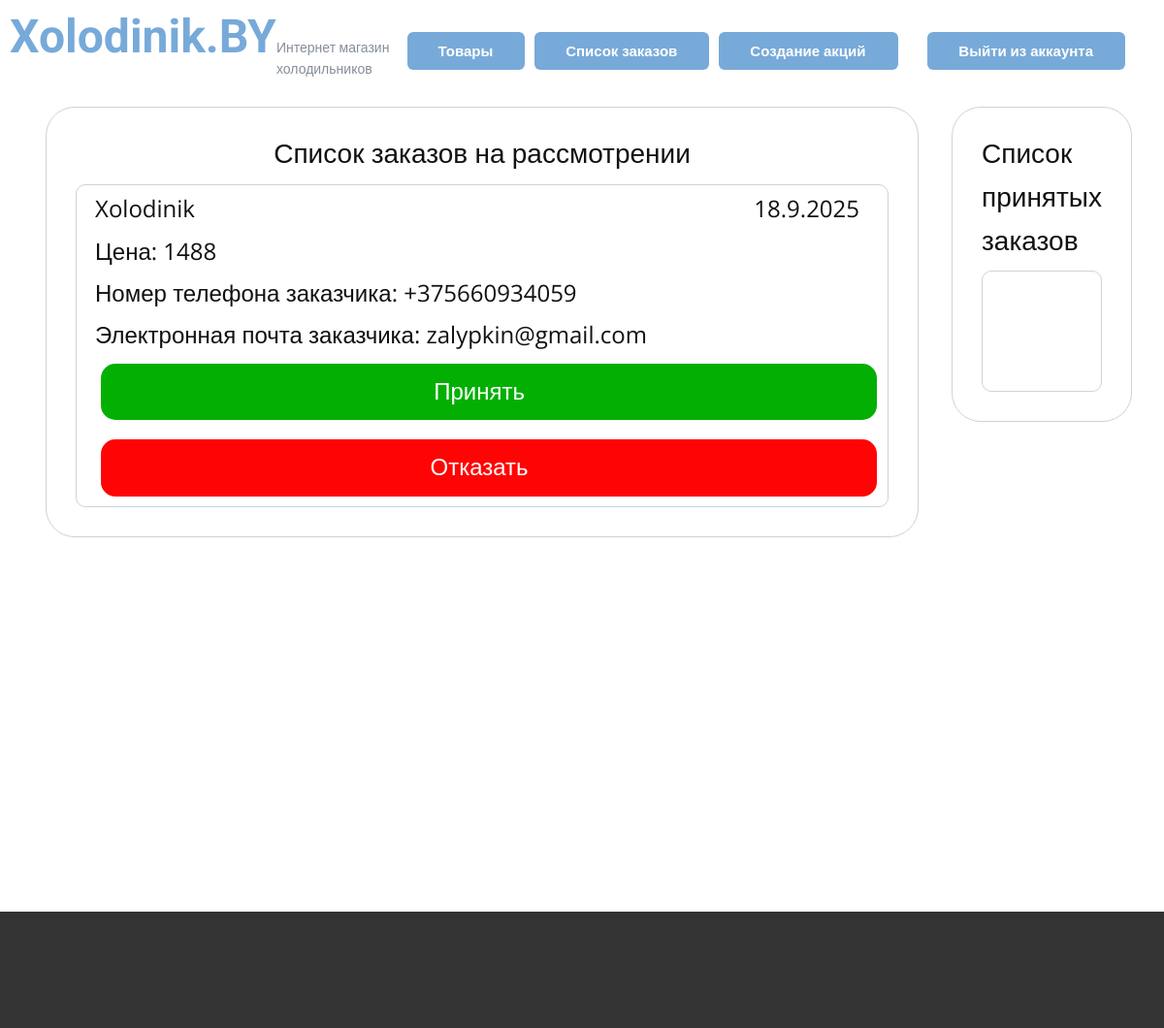
/panel/orders (signed in), run on the app's committed database.
### app.py (models this page shows)
class Order(db.Model):
    id = db.Column(db.Integer, primary_key=True)
    user_phone_number = db.Column(db.String(20), nullable=False)
    user_email = db.Column(db.String(20), nullable=False)
    status = db.Column(db.String(20), nullable=False, default="на рассмотрении")
    date = db.Column(db.String(10), nullable=False)
    user_id = db.Column(db.Integer, db.ForeignKey('user.id'))
    user = db.relationship('User', backref='orders')
    prod_id = db.Column(db.Integer, db.ForeignKey('prod.id'))
    prod = db.relationship('Prod', backref='orders')

class Prod(db.Model):
    id = db.Column(db.Integer, primary_key=True)
    model = db.Column(db.String(20), nullable=False, unique=True)
    producer = db.Column(db.String(20), nullable=False)
    price = db.Column(db.Integer, nullable=False)
    width = db.Column(db.String(20), nullable=False)
    depth = db.Column(db.String(20), nullable=False)
    height = db.Column(db.String(20), nullable=False)
    weight = db.Column(db.String(20), nullable=False)
    volume = db.Column(db.String(20), nullable=False)
    service = db.Column(db.String(20), nullable=False)
    country = db.Column(db.String(20), nullable=False)
    category = db.Column(db.String(20), nullable=False)
    colling = db.Column(db.String(20), nullable=False)
    color = db.Column(db.String(20), nullable=False)
    energy_efficiency = db.Column(db.String(20), nullable=False)
    compressors = db.Column(db.String(20), nullable=False)
    noise = db.Column(db.String(20), nullable=False)
    handle = db.Column(db.String(20), nullable=False)
    guaranty = db.Column(db.String(20), nullable=False)
    control_unit = db.Column(db.String(20), nullable=False)
    power = db.Column(db.String(20), nullable=False)
    chambers = db.Column(db.String(20), nullable=False)
    doors = db.Column(db.String(20), nullable=False)
    useful_volume = db.Column(db.String(20), nullable=False)
    useful_volume_ref = db.Column(db.String(20), nullable=False)
    useful_volume_freezer = db.Column(db.String(20), nullable=False)
    voltage_frequency = db.Column(db.String(20), nullable=False)
    energy_consumption = db.Column(db.String(20), nullable=False)
    coolant = db.Column(db.String(20), nullable=False)
    series = db.Column(db.String(20), nullable=False)
    temperature = db.Column(db.String(20), nullable=False)
    defrosting_system = db.Column(db.String(20), nullable=False)
    shelves = db.Column(db.String(20), nullable=False)
    barriers = db.Column(db.String(20), nullable=False)
    baskets = db.Column(db.String(20), nullable=False)
    inserts = db.Column(db.String(20), nullable=False)
    stoppers = db.Column(db.String(20), nullable=False)
    freezer_temp = db.Column(db.String(20), nullable=False)
    freezing_capacity = db.Column(db.String(20), nullable=False)
    freezer_parts = db.Column(db.String(20), nullable=False)
    size_without = db.Column(db.String(20), nullable=False)
    size_with = db.Column(db.String(20), nullable=False)
    weight_without = db.Column(db.String(20), nullable=False)
    weight_with = db.Column(db.String(20), nullable=False)
    rating = db.Column(db.Float, nullable=False, default=0.0)
    description = db.Column(db.String(200), nullable=False)
    image_path = db.Column(db.String(50), nullable=False, unique=True)
    reviews = db.relationship('Review', back_populates='prod')

### app.py (the view, shortened to what this page needs)
@app.route("/panel/orders", methods=["POST", "GET"])
@login_required
def orders():
    if not current_user.role:
        return redirect("/")
    orders = Order.query.all()
    return render_template("orders.html", orders=orders)

### app.py (called while the page is built)
@login_manager.user_loader
def load_user(user_id):
    return User.query.get(int(user_id))

### templates/orders.html (shortened to what this page needs)
<!DOCTYPE html>
<html lang="ru">
<head>
    <link rel="stylesheet" href="{{ url_for('static', filename='panel.css') }}" media="screen">
    <link rel="stylesheet" href="{{ url_for('static', filename='un.css') }}" media="screen">
    <link rel="stylesheet" href="{{ url_for('static', filename='cub.css') }}" media="screen">
</head>
<body>
<header>
    <div class="head">
        <a class="logo" href="/">Xolodinik.BY</a>
        <p class="logo-text">Интернет магазин<br>холодильников</p>
        <div class="header-div" style="display: flex; justify-content: center; padding-left: 395px; padding-right: 250px; margin-top: -50px;">
            <a href="/panel/products" class="btn btn-2" style="margin: 0 0 0 0 !important">Товары</a>
            <a href="/panel/orders" class="btn btn-2" style="margin: 0 0 0 10px !important">Список заказов</a>
            <a href="/panel/sales" class="btn btn-2" style="margin: 0 0 0 10px !important">Создание акций</a>
        </div>
        <a href="/logout" class="btn btn-2" style="margin-right: 30px !important; margin-top: -39px !important;">Выйти из аккаунта</a>
    </div>
</header>
<section>
    <div class="container" style="display: flex; justify-content: center; align-items: flex-start; min-height: 850px;">
        <div class="create-product-container" style="width: 900px;">
            <div class="create-product-container-1">
                <p class="text">Список заказов на рассмотрении</p>
                <div class="order border-1" style="width: auto !important;">
                    {% for order in orders %}
                    {% if order.status == "на рассмотрении" %}
                    <div class="order-cont-1">
                        <p class="text-1">{{ order.prod.model }}</p>
                        <p class="text-2">{{ order.date }}</p>
                        <p class="text-1">Цена: {{ order.prod.price }}</p>
                        <p class="text-1">Номер телефона заказчика: {{ order.user_phone_number }}</p>
                        <p class="text-1">Электронная почта заказчика: {{ order.user_email }}</p>
                        <form name="form" method="post">
                            <button name="accept" value="1{{ order.id }}" style="margin: 10px 15px 10px 15px; width: 800px; background-color: #04af04 !important;">
                                Принять
                            </button>
                            <button name="accept" value="0{{ order.id }}" style="margin: 10px 15px 10px 15px; width: 800px; background-color: #ff0404 !important;">
                                Отказать
                            </button>
                        </form>
                    </div>
                    {% endif %}
                    {% endfor %}
                </div>
            </div>
        </div>
        <div class="create-product-container" style="width: 900px;">
            <div class="create-product-container-1">
                <p class="text">Список принятых заказов</p>
                <div class="order border-1" style="width: auto !important;">
                </div>
            </div>
        </div>
    </div>
</section>
<footer></footer>
</body>
</html>

### static/panel.css (style rules this page uses)
body { text-size-adjust: 100%; box-sizing: border-box; margin: 0px; height: auto; min-height: 100%; overflow-x: clip; position: relative; font-size: 1rem; line-height: 1.6; font-family: "Open Sans", sans-serif; color: rgb(17, 17, 17); background-color: rgb(255, 255, 255); }
.text { pointer-events: none; text-align: left; box-sizing: border-box; padding: 0; display: table; align-self: flex-start; width: fit-content; word-wrap: break-word; position: relative; font-size: 1.75rem; line-height: 1.6; margin: 14px auto 0; }
.create-product-container-1 { text-align: left; box-sizing: border-box; position: relative; flex: 1; max-width: 100%; transition-duration: inherit; padding: 10px 30px; }
.create-product-container { box-sizing: border-box; display: flex; position: relative; border-style: solid; border-width: 1px; border-radius: 30px; border-color: #ccd3db; text-align: left; width: 600px; margin: 20px 10px 20px 24px; }
.header-div { margin: -40px auto 0; }
.container { display: flex; margin: 0 30px; width: auto !important; min-height: 939px; }
button { margin-top: 10px; font-size: 1.5rem; box-sizing: border-box; cursor: pointer; vertical-align: middle; padding: 10px 30px; align-self: flex-start; display: inline-block; text-align: center; border-style: solid; border-radius: 15px; line-height: 1.6; width: 100%; border-color: transparent !important; border-width: 0 !important; color: #ffffff !important; background-color: #77aad9 !important; padding-left: 10px; }

### static/un.css (style rules this page uses)
header .head { box-sizing: border-box; position: relative; margin: 0 auto; min-height: 90px; border-width: 1px; border-color: #858e99; }
header .btn-2 { color: #ffffff !important; border-color: transparent !important; margin: -50px 199px 0 auto !important; padding: 9px 33px 9px 32px !important; border-width: 0 !important; background-color: #77aad9 !important; }
section { box-sizing: border-box; display: block; position: relative; background-image: none; }
header { margin: 0 10px; min-height: 90px; box-sizing: border-box; position: relative; unicode-bidi: isolate; border-width: 1px !important; border-color: #858e99; }
footer { min-height: 120px; display: block; position: relative; text-align: center; color: #ffffff; background-color: #333333; background-image: none; }
html { text-decoration: none; -webkit-locale: "ru"; box-sizing: border-box; font-family: sans-serif; -webkit-text-size-adjust: 100%; height: 100%; overflow-y: auto; overflow-x: hidden; font-size: 16px; }
header .logo { padding: 0; display: table; align-self: flex-start; word-wrap: break-word; position: relative; color: #77aad9 !important; line-height: 1.6; font-family: Roboto, sans-serif !important; font-size: 3rem; font-weight: 700; height: 48px; pointer-events: initial; }
header .logo-text { display: table; align-self: flex-start; width: fit-content; word-wrap: break-word; position: relative; color: #858e99 !important; font-family: Roboto, sans-serif !important; font-weight: 400; font-size: 0.875rem; margin: -39px auto 0 275px; }
a { text-decoration: none; }
.btn { box-sizing: border-box; display: table; cursor: pointer; white-space: nowrap; text-align: center; align-self: flex-start; transition-property: background-color, color, border-color; border-radius: 6px 6px 6px 6px; line-height: 1.4; border-color: #77aad9; font-weight: 700; font-size: 0.9375rem; border-style: solid; margin: 29px auto 0 25px; padding: 8px 33px; border-width: 1px; background-color: #ffffff; color: #77aad9; }

### static/cub.css (style rules this page uses)
.border-1 { border-radius: 10px; box-sizing: border-box; display: flex; position: relative; border-style: solid; border-width: 1px; border-color: #ccd3db; text-align: left; width: 560px; min-height: 424px; height: auto; margin: 30px 30px 0 0; box-sizing: border-box; flex: 1; max-width: 100%; transition-duration: inherit; padding: 0 10px 0 10px; }
.text-1 { box-sizing: border-box; display: table; align-self: flex-start; width: fit-content; word-wrap: break-word; position: relative; line-height: 1.6; font-size: 1.5rem; margin: 5px auto 0 9px; }
.order-cont-1 { position: relative; flex: 1; max-width: 100%; transition-duration: inherit; }
.order { display: flex; position: relative; text-align: left; min-height: 125px; width: 530px; height: auto; margin: 10px auto 20px; }
.text-2 { display: table; align-self: flex-start; width: fit-content; word-wrap: break-word; position: relative; font-size: 1.5rem; line-height: 1.6; margin: -38px 19px 0 auto; }

### data on the page
Order: prod.model "Xolodinik", date "18.9.2025", prod.price "1488", user_phone_number "+375660934059", user_email "zalypkin@gmail.com", {{ order.id }} 1 (drawn)
